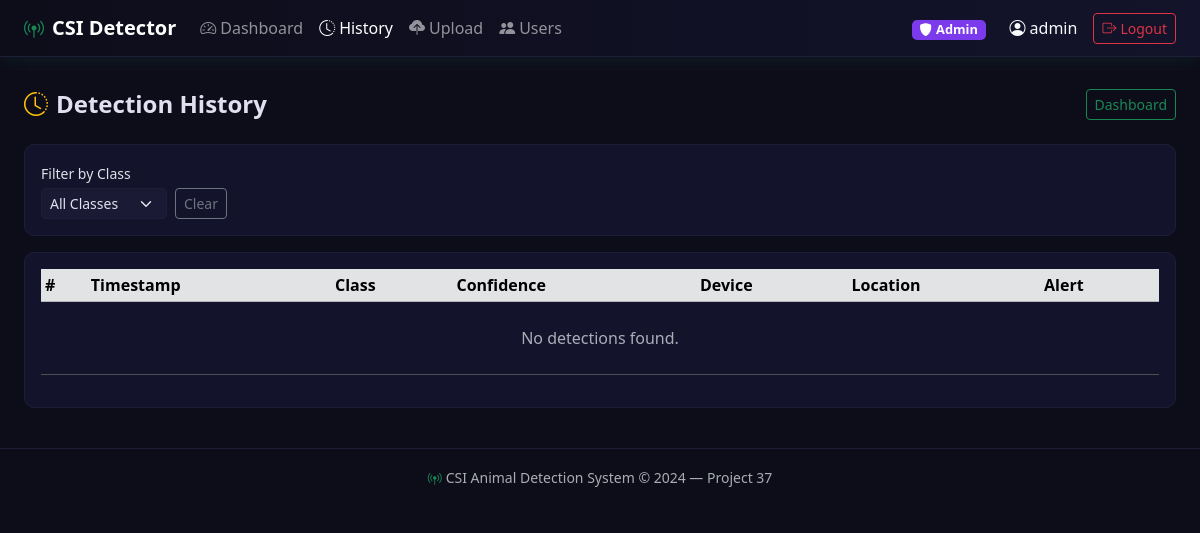
Page /history (signed in) on the earlier database version.
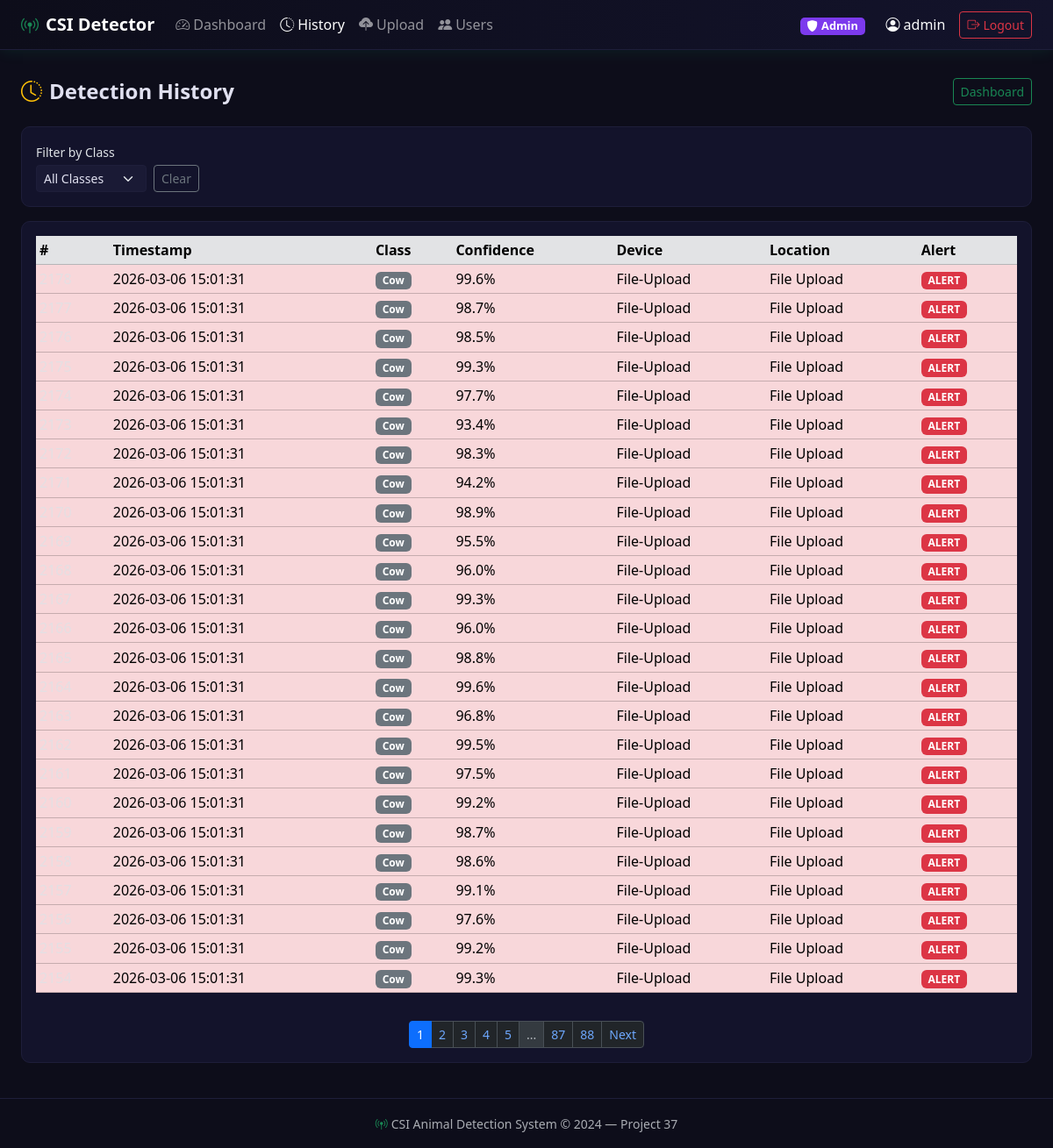
Same page on the later database version.
### models.py (models this page shows, shortened)
class User(UserMixin, db.Model):
    __tablename__ = 'users'
    id=db.Column(db.Integer, primary_key=True)
    username=db.Column(db.String(80),  unique=True, nullable=False)
    email=db.Column(db.String(120), unique=True, nullable=False)
    password_hash=db.Column(db.String(256), nullable=False)
    role=db.Column(db.String(20),  nullable=False, default='viewer')
    created_at=db.Column(db.DateTime, default=datetime.utcnow)
    is_active=db.Column(db.Boolean, default=True)
    detections=db.relationship('Detection', backref='owner', lazy='dynamic')

class Detection(db.Model):
    __tablename__ = 'detections'
    id=db.Column(db.Integer, primary_key=True)
    timestamp=db.Column(db.DateTime, default=datetime.utcnow, index=True)
    predicted_class=db.Column(db.Integer,  nullable=False)
    class_name=db.Column(db.String(50), nullable=False)
    confidence=db.Column(db.Float,    nullable=False)
    alert_triggered=db.Column(db.Boolean,  default=False)
    device_id=db.Column(db.String(50), default='ESP32-01')
    location=db.Column(db.String(100), default='Road Sensor 1')
    user_id=db.Column(db.Integer, db.ForeignKey('users.id'), nullable=True, index=True)

### app.py (the view)
    @app.route("/history")
    @login_required
    def history():
        page         = request.args.get("page", 1, type=int)
        class_filter = request.args.get("class", "")
        q            = _det_query().order_by(Detection.timestamp.desc())
        if class_filter:
            q = q.filter_by(class_name=class_filter)
        pagination = q.paginate(page=page, per_page=25, error_out=False)
        return render_template("history.html", pagination=pagination,
            class_filter=class_filter, class_names=Config.CLASS_NAMES)

### models.py (called while the page is built)
@login_manager.user_loader
def load_user(user_id):
    return User.query.get(int(user_id))

### templates/history.html (shortened to what this page needs)
{% extends 'base.html' %}
{% block content %}
<div class="d-flex justify-content-between align-items-center mb-4">
  <h4 class="fw-bold mb-0"><i class="bi bi-clock-history me-2 text-warning"></i>Detection History</h4>
  <a href="{{url_for('dashboard')}}" class="btn btn-sm btn-outline-success">Dashboard</a>
</div>
<div class="card csi-card p-3 mb-3">
  <form method="GET" class="row g-2 align-items-end">
    <div class="col-auto"><label class="form-label small mb-1">Filter by Class</label>
    <select name="class" class="form-select form-select-sm" onchange="this.form.submit()">
      <option value="">All Classes</option>
    </select></div>
    <div class="col-auto"><a href="{{url_for('history')}}" class="btn btn-sm btn-outline-secondary">Clear</a></div>
  </form>
</div>
<div class="card csi-card p-3">
  <div class="table-responsive">
    <table class="table table-dark table-hover table-sm align-middle">
      <thead class="table-secondary"><tr><th>#</th><th>Timestamp</th><th>Class</th><th>Confidence</th><th>Device</th><th>Location</th><th>Alert</th></tr></thead>
      <tbody>
        {% for d in pagination.items %}
        <tr class="{% if d.alert_triggered %}table-danger{% endif %}">
          <td class="text-muted">{{d.id}}</td>
          <td>{{d.timestamp.strftime('%Y-%m-%d %H:%M:%S')}}</td>
          <td><span class="badge bg-secondary">{{d.class_name}}</span></td>
          <td>{{"%.1f"|format(d.confidence*100)}}%</td>
          <td>{{d.device_id}}</td>
          <td>{{d.location}}</td>
          <td>{% if d.alert_triggered %}<span class="badge bg-danger">ALERT</span>{% else %}-{% endif %}</td>
        </tr>
        {% else %}
        <tr><td colspan="7" class="text-center text-muted py-4">No detections found.</td></tr>
        {% endfor %}
      </tbody></table></div>
  {% if pagination.pages > 1 %}
  <nav class="mt-3"><ul class="pagination pagination-sm justify-content-center mb-0">
    {% for p in pagination.iter_pages() %}
      {% if p %}
      <li class="page-item {% if p==pagination.page %}active{% endif %}"><a class="page-link" href="{{url_for('history', page=p)}}">{{p}}</a></li>
      {% else %}
      <li class="page-item disabled"><span class="page-link">...</span></li>
      {% endif %}
    {% endfor %}
    {% if pagination.has_next %}
    <li class="page-item"><a class="page-link" href="{{url_for('history', page=pagination.next_num)}}">Next</a></li>
    {% endif %}
  </ul></nav>
  {% endif %}
</div>
{% endblock %}

### templates/base.html (shortened to what this page needs)
<!DOCTYPE html>
<html lang="en" data-bs-theme="dark">
<head>
  <link rel="stylesheet" href="https://cdn.jsdelivr.net/npm/bootstrap@5.3.2/dist/css/bootstrap.min.css"/>
  <link rel="stylesheet" href="https://cdn.jsdelivr.net/npm/bootstrap-icons@1.11.3/font/bootstrap-icons.min.css"/>
  <link rel="stylesheet" href="{{ url_for('static', filename='style.css') }}"/>
</head>
<body>
<nav class="navbar navbar-expand-lg navbar-dark csi-navbar">
  <div class="container-fluid px-4">
    <a class="navbar-brand fw-bold" href="{{ url_for('index') }}">
      <i class="bi bi-broadcast-pin text-success me-2"></i>CSI&nbsp;Detector
    </a>
    <div class="collapse navbar-collapse" id="navMain">
      <ul class="navbar-nav me-auto">
        {% if current_user.is_authenticated %}
        <li class="nav-item">
          <a class="nav-link {% if request.endpoint=='dashboard' %}active{% endif %}"
             href="{{ url_for('dashboard') }}"><i class="bi bi-speedometer2 me-1"></i>Dashboard</a>
        </li>
        <li class="nav-item">
          <a class="nav-link {% if request.endpoint=='history' %}active{% endif %}"
             href="{{ url_for('history') }}"><i class="bi bi-clock-history me-1"></i>History</a>
        </li>
        <li class="nav-item">
          <a class="nav-link {% if request.endpoint=='upload' %}active{% endif %}"
             href="{{ url_for('upload') }}"><i class="bi bi-cloud-upload-fill me-1"></i>Upload</a>
        </li>
        {% if current_user.role == 'admin' %}
        <li class="nav-item">
          <a class="nav-link {% if request.endpoint=='admin_users' %}active{% endif %}"
             href="{{ url_for('admin_users') }}"><i class="bi bi-people-fill me-1"></i>Users</a>
        </li>
        {% endif %}
        {% endif %}
      </ul>
      <ul class="navbar-nav ms-auto align-items-center">
        {% if current_user.is_authenticated %}
        <li class="nav-item me-3">
          <span class="badge role-badge-{{ current_user.role }}">
            <i class="bi bi-shield-fill me-1"></i>{{ current_user.role|capitalize }}
          </span>
        </li>
        <li class="nav-item me-2">
          <span class="nav-link text-light"><i class="bi bi-person-circle me-1"></i>{{ current_user.username }}</span>
        </li>
        <li class="nav-item">
          <a class="btn btn-sm btn-outline-danger" href="{{ url_for('auth.logout') }}">
            <i class="bi bi-box-arrow-right me-1"></i>Logout
          </a>
        </li>
        {% endif %}
      </ul>
    </div>
  </div>
</nav>
<main class="container-fluid px-4 py-3">
  {% block content %}{% endblock %}
</main>
<footer class="csi-footer text-center text-muted py-3 mt-4">
  <small><i class="bi bi-broadcast-pin text-success me-1"></i>CSI Animal Detection System &copy; 2024 &mdash; Project 37</small>
</footer>
</body>
</html>

### static/style.css (style rules this page uses)
:root { --csi-bg: #0d0d1a; --csi-surface: #13132b; --csi-border: #1e1e3a; --csi-green: #00ff88; --csi-text: #e0e0f0; }
body { background-color: var(--csi-bg); color: var(--csi-text); font-family: 'Segoe UI', system-ui, sans-serif; min-height: 100vh; }
.csi-navbar { background: linear-gradient(90deg, #0d0d1a 0%, #13132b 100%); border-bottom: 1px solid var(--csi-border); box-shadow: 0 2px 16px rgba(0,255,136,.08); }
.csi-card { background-color: var(--csi-surface); border: 1px solid var(--csi-border); border-radius: 10px; }
.role-badge-admin { background:#7c3aed; color:#fff; padding:.25em .6em; border-radius:.4em; font-size:.8em; }
.form-control, .form-select { background-color: #1a1a35; border-color: var(--csi-border); color: var(--csi-text); }
.table-dark { --bs-table-bg: var(--csi-surface); }
.csi-footer { border-top: 1px solid var(--csi-border); background-color: var(--csi-bg); }

Differences in the rows shown:
added Detection: timestamp "2026-03-06 15:01:31", class_name "Cow", d.confidence*100 "99.6", device_id "File-Upload", location "File Upload", alert_triggered "ALERT"
added Detection: timestamp "2026-03-06 15:01:31", class_name "Cow", d.confidence*100 "98.7", device_id "File-Upload", location "File Upload", alert_triggered "ALERT"
added Detection: timestamp "2026-03-06 15:01:31", class_name "Cow", d.confidence*100 "98.5", device_id "File-Upload", location "File Upload", alert_triggered "ALERT"
added Detection: timestamp "2026-03-06 15:01:31", class_name "Cow", d.confidence*100 "99.3", device_id "File-Upload", location "File Upload", alert_triggered "ALERT"
added Detection: timestamp "2026-03-06 15:01:31", class_name "Cow", d.confidence*100 "97.7", device_id "File-Upload", location "File Upload", alert_triggered "ALERT"
added Detection: timestamp "2026-03-06 15:01:31", class_name "Cow", d.confidence*100 "93.4", device_id "File-Upload", location "File Upload", alert_triggered "ALERT"
added Detection: timestamp "2026-03-06 15:01:31", class_name "Cow", d.confidence*100 "98.3", device_id "File-Upload", location "File Upload", alert_triggered "ALERT"
added Detection: timestamp "2026-03-06 15:01:31", class_name "Cow", d.confidence*100 "94.2", device_id "File-Upload", location "File Upload", alert_triggered "ALERT"
added Detection: timestamp "2026-03-06 15:01:31", class_name "Cow", d.confidence*100 "98.9", device_id "File-Upload", location "File Upload", alert_triggered "ALERT"
added Detection: timestamp "2026-03-06 15:01:31", class_name "Cow", d.confidence*100 "95.5", device_id "File-Upload", location "File Upload", alert_triggered "ALERT"
added Detection: timestamp "2026-03-06 15:01:31", class_name "Cow", d.confidence*100 "96.0", device_id "File-Upload", location "File Upload", alert_triggered "ALERT"
added Detection: timestamp "2026-03-06 15:01:31", class_name "Cow", d.confidence*100 "99.3", device_id "File-Upload", location "File Upload", alert_triggered "ALERT"
added Detection: timestamp "2026-03-06 15:01:31", class_name "Cow", d.confidence*100 "96.0", device_id "File-Upload", location "File Upload", alert_triggered "ALERT"
added Detection: timestamp "2026-03-06 15:01:31", class_name "Cow", d.confidence*100 "98.8", device_id "File-Upload", location "File Upload", alert_triggered "ALERT"
added Detection: timestamp "2026-03-06 15:01:31", class_name "Cow", d.confidence*100 "99.6", device_id "File-Upload", location "File Upload", alert_triggered "ALERT"
added Detection: timestamp "2026-03-06 15:01:31", class_name "Cow", d.confidence*100 "96.8", device_id "File-Upload", location "File Upload", alert_triggered "ALERT"
added Detection: timestamp "2026-03-06 15:01:31", class_name "Cow", d.confidence*100 "99.5", device_id "File-Upload", location "File Upload", alert_triggered "ALERT"
added Detection: timestamp "2026-03-06 15:01:31", class_name "Cow", d.confidence*100 "97.5", device_id "File-Upload", location "File Upload", alert_triggered "ALERT"
added Detection: timestamp "2026-03-06 15:01:31", class_name "Cow", d.confidence*100 "99.2", device_id "File-Upload", location "File Upload", alert_triggered "ALERT"
added Detection: timestamp "2026-03-06 15:01:31", class_name "Cow", d.confidence*100 "98.7", device_id "File-Upload", location "File Upload", alert_triggered "ALERT"
added Detection: timestamp "2026-03-06 15:01:31", class_name "Cow", d.confidence*100 "98.6", device_id "File-Upload", location "File Upload", alert_triggered "ALERT"
added Detection: timestamp "2026-03-06 15:01:31", class_name "Cow", d.confidence*100 "99.1", device_id "File-Upload", location "File Upload", alert_triggered "ALERT"
added Detection: timestamp "2026-03-06 15:01:31", class_name "Cow", d.confidence*100 "97.6", device_id "File-Upload", location "File Upload", alert_triggered "ALERT"
added Detection: timestamp "2026-03-06 15:01:31", class_name "Cow", d.confidence*100 "99.2", device_id "File-Upload", location "File Upload", alert_triggered "ALERT"
added Detection: timestamp "2026-03-06 15:01:31", class_name "Cow", d.confidence*100 "99.3", device_id "File-Upload", location "File Upload", alert_triggered "ALERT"
Other differences:
new list line: "1"
new list line: "2"
new list line: "3"
new list line: "4"
new list line: "5"
new list line: "87"
new list line: "88"
text no longer shown: "No detections found."
text now shown: "Next"
